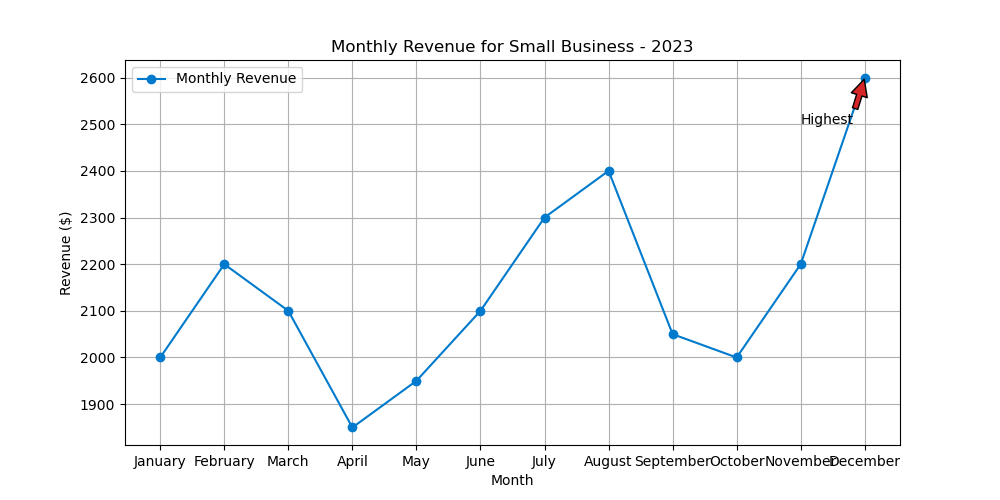

The Python source for this figure:

import matplotlib.pyplot as plt

# Data points
months = ["January", "February", "March", "April", "May", "June", "July",
          "August", "September", "October", "November", "December"]
revenue = [2000, 2200, 2100, 1850, 1950, 2100, 2300, 2400, 2050, 2000, 2200, 2600]

# Creating the line chart
plt.figure(figsize=(10, 5))  # Change the width and height of the chart
plt.plot(months, revenue, marker='o', color='#007acc', label='Monthly Revenue')  # Specific color code

# Annotation for the highest revenue month
plt.annotate('Highest', xy=('December', 2600), xytext=('November', 2500),
             arrowprops=dict(facecolor='#d62728', shrink=0.05))

# Adding the x-axis label, y-axis label, title, legend, and grid
plt.xlabel('Month')
plt.ylabel('Revenue ($)')
plt.title('Monthly Revenue for Small Business - 2023')
plt.legend()
plt.grid(True)

# Display the chart
plt.show()
